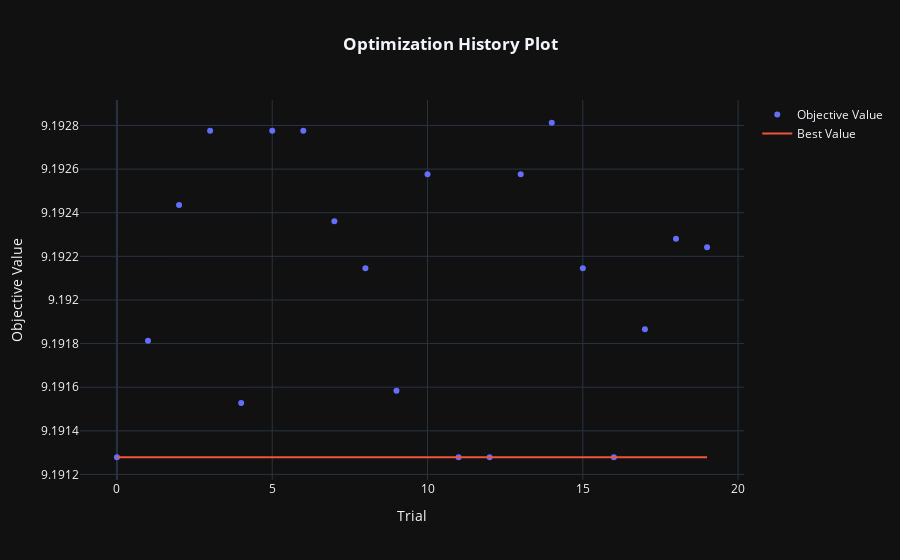

The notebook cell saved with this chart:
### Code cell
fig = optuna.visualization.plot_optimization_history(study)
fig.update_layout(template='plotly_dark', title='<b>Optimization History Plot', title_x=0.5)

### Figure 1 — Plotly figure (JSON) as saved in the notebook; plotly's stock layout.template omitted (floating-point values rounded to 4 significant figures)
{"data": [{"mode": "markers", "name": "Objective Value", "type": "scatter", "x": [0, 1, 2, 3, 4, 5, 6, 7, 8, 9, 10, 11, 12, 13, 14, 15, 16, 17, 18, 19], "y": [9.191, 9.192, 9.192, 9.193, 9.192, 9.193, 9.193, 9.192, 9.192, 9.192, 9.193, 9.191, 9.191, 9.193, 9.193, 9.192, 9.191, 9.192, 9.192, 9.192]}, {"mode": "lines", "name": "Best Value", "type": "scatter", "x": [0, 1, 2, 3, 4, 5, 6, 7, 8, 9, 10, 11, 12, 13, 14, 15, 16, 17, 18, 19], "y": [9.191, 9.191, 9.191, 9.191, 9.191, 9.191, 9.191, 9.191, 9.191, 9.191, 9.191, 9.191, 9.191, 9.191, 9.191, 9.191, 9.191, 9.191, 9.191, 9.191]}, {"marker": {"color": "#cccccc"}, "mode": "markers", "name": "Infeasible Trial", "showlegend": false, "type": "scatter", "x": [], "y": []}], "layout": {"title": {"text": "<b>Optimization History Plot", "x": 0.5}, "xaxis": {"title": {"text": "Trial"}}, "yaxis": {"title": {"text": "Objective Value"}}}}
